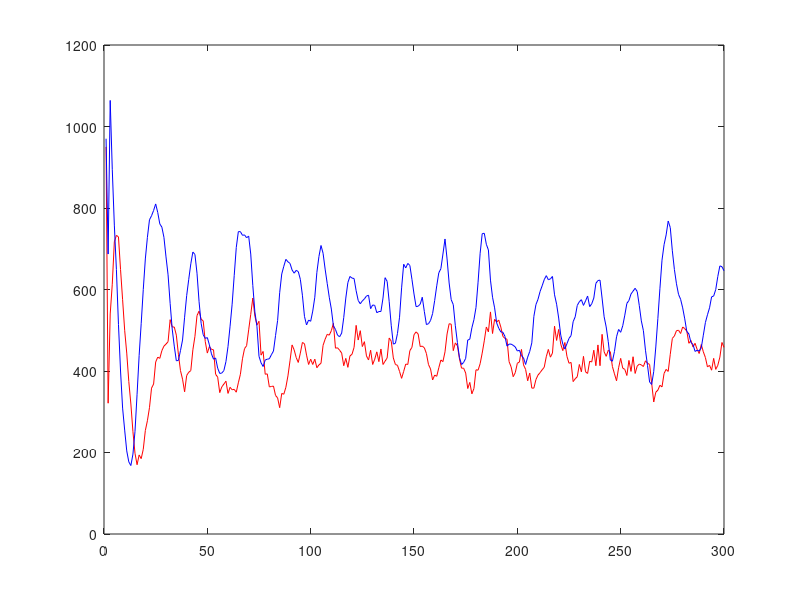

The MATLAB script that drew this image:
pred=[
950,321,540,613,717,733,729,649,575,500,444,374,319,251,198,170,194,185,208,254,278,310,358,368,422,434,431,450,461,466,472,526,508,508,488,441,401,380,349,389,397,401,452,485,536,547,527,523,472,444,460,453,452,392,385,347,361,368,375,345,360,354,355,348,371,392,430,455,462,501,539,579,535,513,522,439,448,392,393,361,362,363,340,334,310,345,343,360,388,425,464,452,433,421,444,470,467,439,416,429,416,429,408,415,419,463,478,490,488,499,517,456,457,451,444,413,431,409,437,441,458,512,476,499,460,472,437,427,451,416,429,447,423,454,416,424,432,481,473,432,416,414,399,382,399,417,416,450,458,489,496,491,460,461,457,443,416,405,378,390,387,408,427,423,447,491,516,515,450,469,462,430,407,407,395,357,372,344,357,403,402,418,444,474,508,496,545,492,527,520,525,508,485,480,478,423,410,386,396,419,422,453,415,404,376,395,358,358,379,390,396,403,409,435,453,434,444,510,475,502,466,450,470,436,419,421,374,381,386,416,398,436,398,394,424,422,451,413,464,413,490,447,436,451,447,411,393,376,408,431,407,404,389,426,399,435,394,412,417,415,411,425,419,416,370,324,348,353,365,361,394,404,399,441,480,486,499,500,492,508,504,498,468,475,459,468,453,443,465,447,433,410,414,402,431,404,414,434,470,458,];
prey=[
970,687,1064,895,758,649,514,400,309,255,204,177,168,196,252,343,438,517,600,675,728,771,781,794,810,789,761,753,728,680,636,566,503,461,425,426,450,476,532,585,625,663,692,686,640,570,517,489,480,482,464,442,429,432,407,394,395,401,423,460,510,564,634,703,742,742,733,734,727,731,687,610,545,510,436,420,411,427,429,430,440,449,487,524,592,638,657,674,668,664,648,640,647,644,625,586,534,513,525,522,547,581,642,681,708,689,650,615,581,552,511,502,488,484,493,531,579,617,632,628,627,597,573,565,572,577,584,586,553,562,561,543,546,546,579,629,620,570,511,466,468,492,532,604,662,653,664,659,625,589,558,559,564,581,546,514,516,524,541,573,609,641,651,687,724,675,616,575,563,511,470,433,416,421,431,476,478,506,526,556,618,689,737,738,711,697,623,581,555,518,505,496,495,485,461,466,466,463,459,449,451,438,432,416,434,448,469,534,563,576,595,609,624,634,624,626,632,587,564,530,488,466,454,467,480,487,521,533,561,570,575,561,572,584,558,565,579,615,622,623,579,533,508,472,427,424,448,484,502,495,511,537,566,573,589,596,603,595,561,523,499,451,413,373,367,399,459,529,603,672,710,734,768,752,695,649,614,588,576,555,528,497,491,470,465,448,451,449,457,488,519,538,555,582,584,600,632,658,656,646,];
plot(pred,'r');
hold on;
plot(prey,'b');
